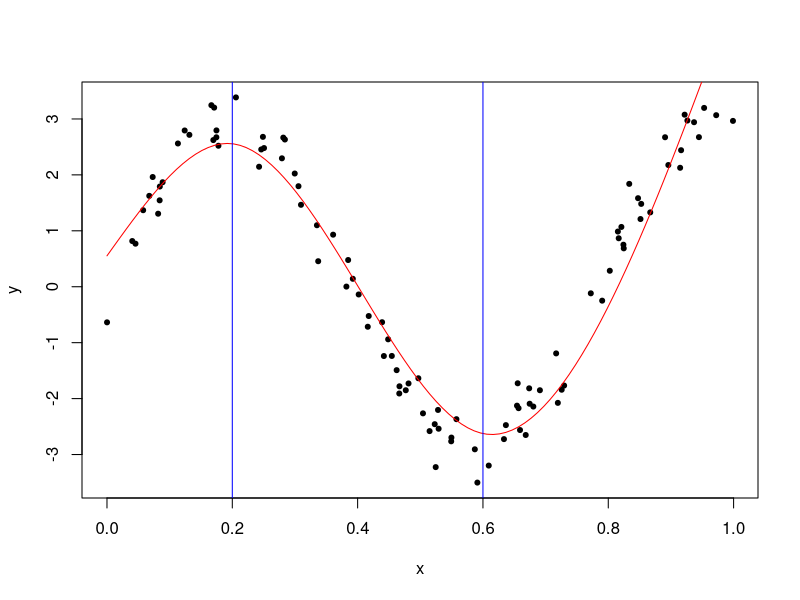
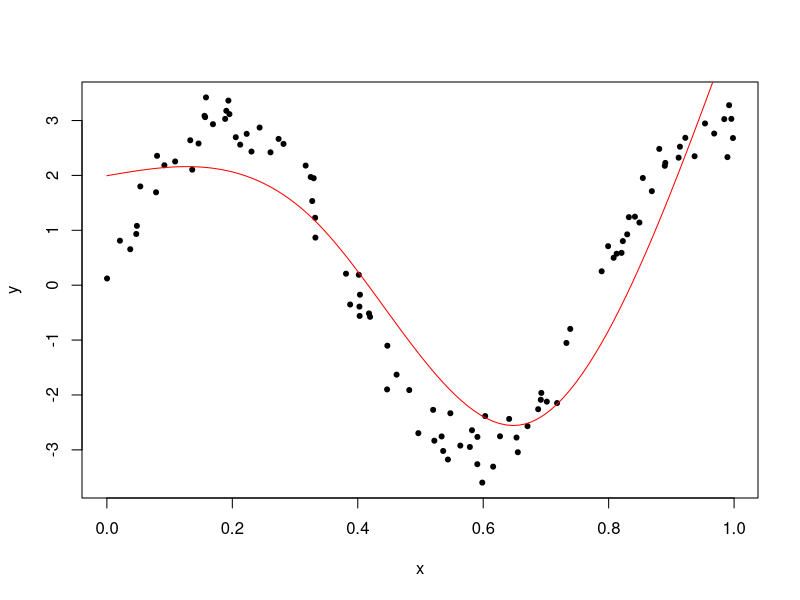
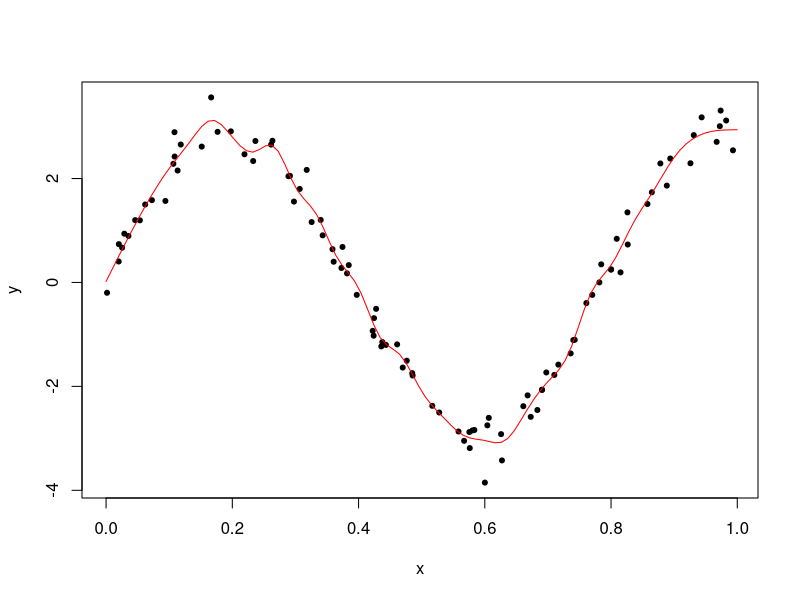
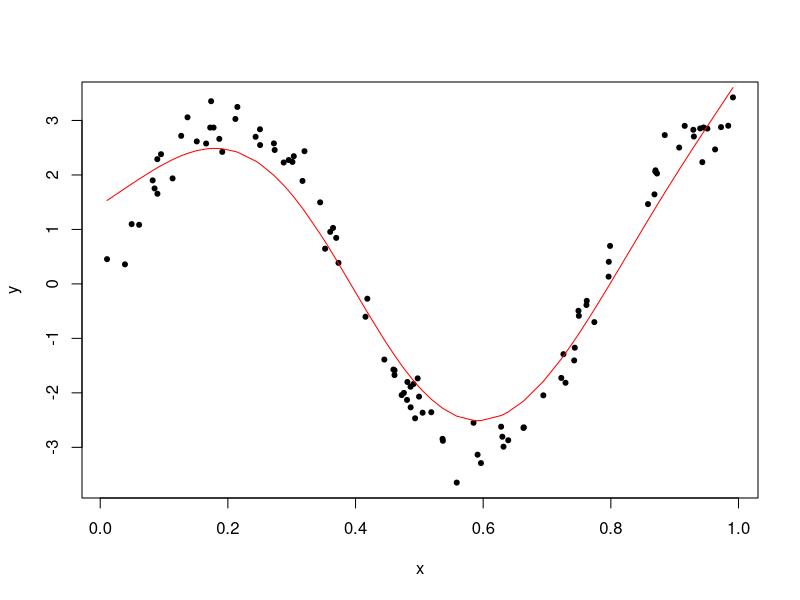
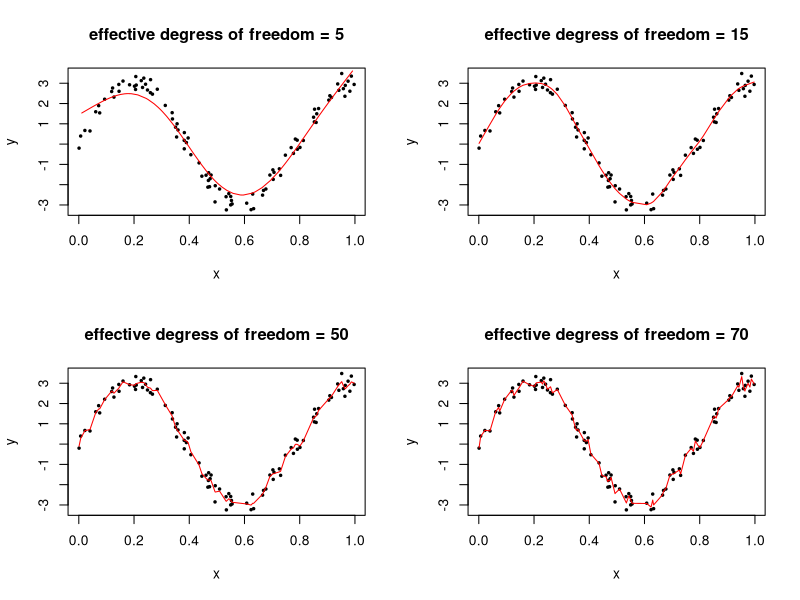
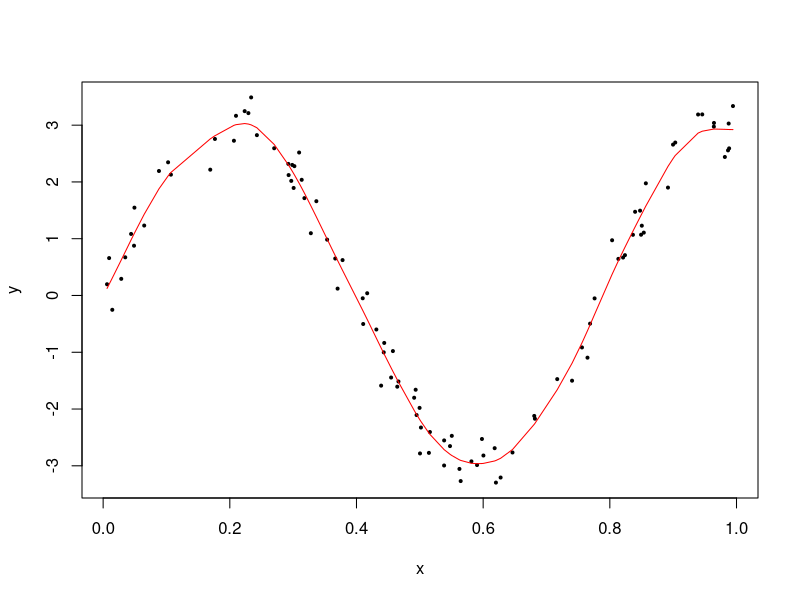

R code for these plots, in order:
## ---- chunk 1
library(knitr)
library(splines)
library(ggplot2)
library(lattice)
## ---- chunk 2
n = 100
x = runif(n)
x.grid = seq(0,1,length.out = 100)
y = 3*sin(8*x) + rnorm(n,0,.3)
fit = lm(y ~ ns(x,knots = c(0.2,0.6)) )
plot(x,y,pch=20)
pred  = predict(fit,newdata=list(x=x.grid))
lines(x.grid, pred,col="red")
abline(v=c(0.2,0.6), col = 'blue')
## ---- chunk 3
x = runif(n)
y = 3*sin(8*x) + rnorm(n,0,.3)
fit = lm(y ~ ns(x,df=3) )
summary(fit)
plot(x,y,pch=20)
pred  = predict(fit,newdata=list(x=x.grid))
lines(x.grid, pred,col="red")
## ---- chunk 4
kknots=seq(0+0.1,1-0.1,len=25)
x = runif(n)
y = 3*sin(8*x) + rnorm(n,0,.3)
fit = lm(y ~ ns(x,df=3,knots = kknots ))
plot(x,y,pch=20)
pred  = predict(fit,newdata=list(x=x.grid))
lines(x.grid, pred,col="red")
## ---- chunk 5
n = 100
x = runif(n)
y = 3*sin(8*x) + rnorm(n,0,.3)
fitsm5 = smooth.spline(y ~ x, all.knots=T, cv=T, df=5)
fitsm5
plot(x,y,pch=20)
lines(fitsm5,col="red")
## ---- chunk 6
par(mfrow = c(2,2))
n = 100
x = runif(n)
y = 3*sin(8*x) + rnorm(n,0,.3)
fitsm15= smooth.spline(y ~ x, all.knots=T, cv=T, df=15)
fitsm50= smooth.spline(y ~ x, all.knots=T, cv=T, df=50)
fitsm70= smooth.spline(y ~ x, all.knots=T, cv=T, df=70)
plot(x,y,pch=20, cex=0.6)
title("effective degress of freedom = 5")
lines(fitsm5,col="red")
plot(x,y,pch=20, cex=0.6)
title("effective degress of freedom = 15")
lines(fitsm15,col="red")
plot(x,y,pch=20, cex=0.6)
title("effective degress of freedom = 50")
lines(fitsm50,col="red")
plot(x,y,pch=20, cex=0.6)
title("effective degress of freedom = 70")
lines(fitsm70,col="red")
## ---- chunk 7
par(mfrow = c(1,1))
n = 100
x = runif(n)
y = 3*sin(8*x) + rnorm(n,0,.3)
fitsmauto= smooth.spline(y ~ x, all.knots=T, cv=T)
fitsmauto
plot(x,y,pch=20, cex=0.6)
lines(fitsmauto,col="red")
